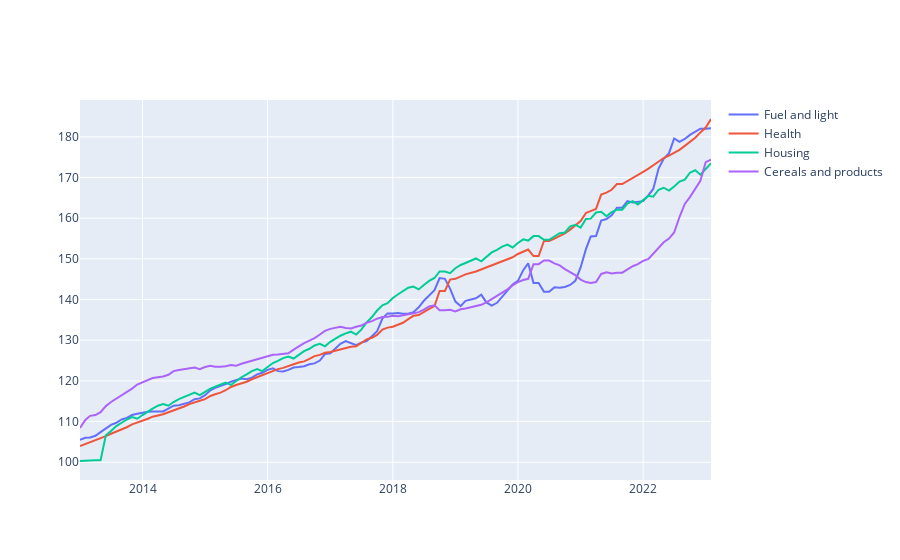

Source (notebook cell):
### Code cell
fig = go.Figure()
for sector in sectors:
    fig.add_trace(go.Scatter(x=sector_data['Date'], y=sector_data[sector], name=sector))
fig.show()
